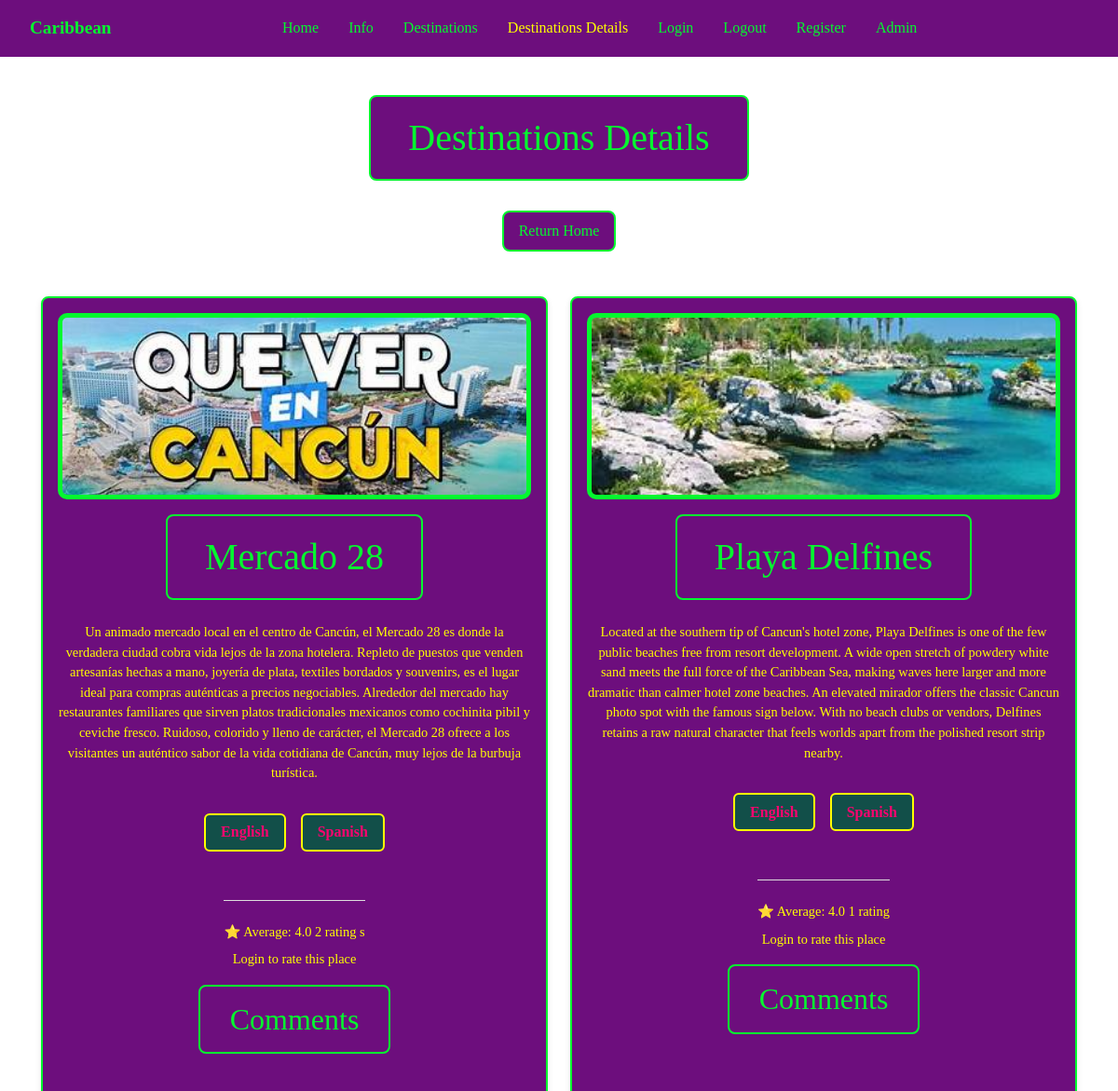
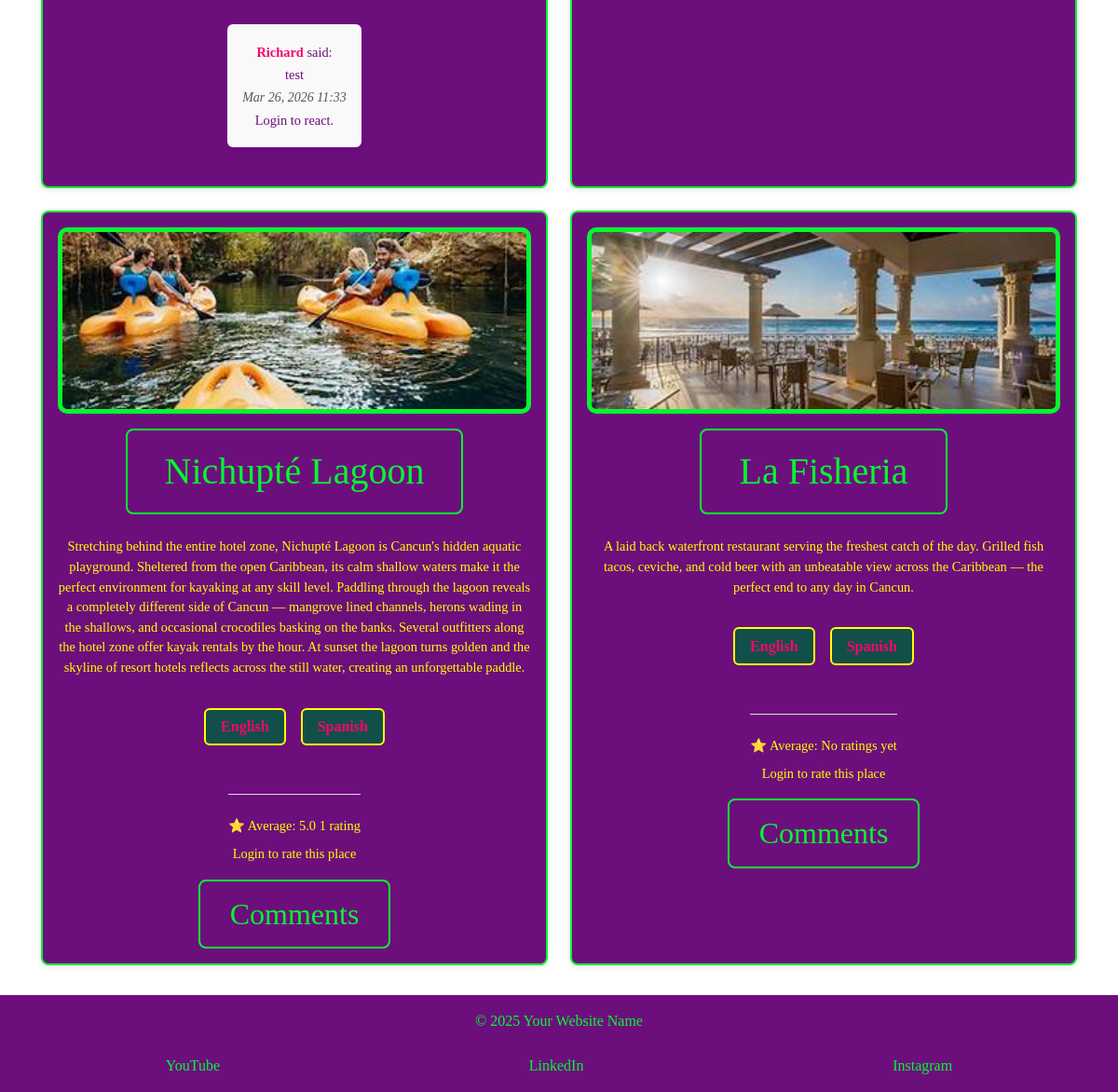
Screenshot of /destinations-details/2/?lang=es with the database file from the repository (2 pictures, top to bottom).
### caribbean_tours/models.py (models this page shows, shortened)
class Places(models.Model):
    card = models.ForeignKey(CardText,
                             on_delete=models.CASCADE, null=True, blank=True)
    destinations = models.CharField(max_length=50)
    content = models.TextField()
    image_name = models.CharField(
        max_length=100,
        help_text="Enter file name (eg Cancun).",
        default="default.jpg",
        blank=True
    )
    class Meta:
        verbose_name = 'Place'
        verbose_name_plural = 'Places'

class Translation(models.Model):
    LANGUAGE_CHOICES = [
            ('en', 'English'),
            ('es', 'Spanish'),
        ]
    card = models.ForeignKey(
            CardText,
            related_name='translations',
            on_delete=models.CASCADE,
            null=True, blank=True
        )
    place = models.ForeignKey(
            Places,
            related_name='translations',
            on_delete=models.CASCADE,
            null=True, blank=True
        )
    language = models.CharField(max_length=5, choices=LANGUAGE_CHOICES)
    title = models.CharField(max_length=30, blank=True)
    destinations = models.CharField(max_length=50, blank=True)
    content = models.TextField(blank=True)
    class Meta:
        verbose_name = 'Translation'
        verbose_name_plural = 'Translations'

class Comment(models.Model):
    places = models.ForeignKey(
        Places,
        on_delete=models.CASCADE,
        related_name='comments',
    )
    user = models.ForeignKey(User, on_delete=models.CASCADE)
    text = models.TextField()
    created_at = models.DateTimeField(auto_now_add=True)
    updated_at = models.DateTimeField(auto_now=True)

### caribbean_tours/views.py (the view, shortened to what this page needs)
def destinations_details(request, pk):
    card = get_object_or_404(CardText, id=pk)
    places = Places.objects.filter(card=card)
    language = get_language(request)
    place_translations = Translation.objects.filter(
        place__in=places,
        language=language
    )
    translations_by_place = {t.place_id: t for t in place_translations}
    form = CommentForm(request.POST or None)
    comments = Comment.objects.filter(places__card=card).order_by('created_at')
    ratings_by_place = {}
    for p in places:
        avg = p.ratings.aggregate(avg=Avg('rating'))['avg']
        count = p.ratings.count()
        user_rating = None
        if request.user.is_authenticated:
            user_rating = Rating.objects.filter(
                place=p, user=request.user
            ).first()
        ratings_by_place[p.id] = {
            'average_rating': avg,
            'rating_count': count,
            'user_rating': user_rating
        }
    return render(request,
                  'destinations-details.html',
                  {'active_tab': 'destinations_details',
                   'card': card,
                   'places': places,
                   'comments': comments,
                   'form': form,
                   'translations_by_place': translations_by_place,
                   'language': language,
                   'ratings_by_place': ratings_by_place})

### caribbean_tours/templatetags/custom_tags.py (called while the page is built)
@register.filter
def get_item(dictionary, key):
    return dictionary.get(key)

### caribbean_tours/views.py (called while the page is built)
def get_language(request):
    if 'lang' in request.GET:
        request.session['language'] = request.GET.get('lang')
    return request.session.get('language', 'en')

### caribbean_tours/templates/destinations-details.html (shortened to what this page needs)
{% extends 'base.html' %}
{% load static %}
{% load comment_tags %}
{% load custom_tags %}
{% block content %}
<h1 class="color">Destinations Details</h1>
<p>
    <a class="color-return" href="{% url 'index' %}">Return Home</a>
</p>
<div class="cards-container">
    {% for place in places %}
    <div class="card">
        {% with trans=translations_by_place|get_item:place.id ratings=ratings_by_place|get_item:place.id %}
        <img src="{% static 'images/' %}{{ place.image_name }}" alt="{{ place.destinations }}">
        <h1 class="color">{{ trans.destinations|default:place.destinations }}</h1>
        <p>{{ trans.content|default:place.content }}</p>
        <div class="lang-switch">
            <a href="{% url 'destinations-details' pk=card.pk %}?lang=en">English</a>
            <a href="{% url 'destinations-details' pk=card.pk %}?lang=es">Spanish</a>
        </div>
        <div class="rating-box">
            <p>
               ⭐ Average:
               {% if ratings.average_rating %}
                {{ ratings.average_rating|floatformat:1 }}
               {% else %}
                No ratings yet
               {% endif %}
               {% if ratings.rating_count %}
               {{ ratings.rating_count }} rating {{ratings.rating_count|pluralize }}
               {% endif %}
            </p>
            {% if user.is_authenticated %}
            <form method="POST" class="star-form" action="{% url 'rating' pk=place.id %}">
                {% csrf_token %}
                <div class="star-rating">
                    {% for star in "12345"|make_list %}
                    <button type="submit" name="rating" value="{{ star }}"
                        class="star-btn {% if ratings.user_rating and user_rating.rating == star|add:'0' %}selected{% endif %}"> ★
                    </button>
                    {% endfor %}
                </div>
                <small class="rating-msg">
                    {% if user_rating %}
                    Your rating: {{ user_rating.rating }}  ★ (click star to change)
                    {% else %}
                    Click star to rate card
                    {% endif %}
                </small>
            </form>
            {% else %}
            <p>Login to rate this place</p>
            {% endif %}
        </div>
        <h2 class="color">Comments</h2>
        {% for comment in place.comments.all %}
        <div class="comment" data-id="{{ comment.id }}">
            <p><strong>{{ comment.user.username }}</strong> said:</p>
            <p>{{ comment.text }}</p>
            <small>{{ comment.created_at|date:"M d, Y H:i" }}</small>
            <div class="reaction-buttons">
                {% if user.is_authenticated %}
                <button class="like-btn" data-url="{% url 'toggle_reaction' comment.id 'like' %}">👍</button>
                <span class="like-count">{{ comment|reaction_count:"like"}}</span>
                <button class="dislike-btn" data-url="{% url 'toggle_reaction' comment.id 'dislike' %}">👎</button>
                <span class="dislike-count">{{ comment|reaction_count:"dislike"}}</span>
                {% else %}
                <p>Login to react.</p>
                {% endif %}
            </div>
        </div>
        {% endfor %}
        {% endwith %}
    </div>
    {% endfor %}
</div>
{% endblock %}

### caribbean_tours/static/CSS/caribbean.css (style rules this page uses)
*, html, body { box-sizing: border-box; margin: 0; padding: 0; }
html, body { height: 100%; font-family: "Times New Roman", Times, serif; overflow-x: hidden; }
body { display: flex; flex-direction: column; min-height: 100vh; padding-top: 4.375rem; background: url('/static/images/Caribbean-background.png') center center / cover no-repeat fixed; animation: gentleBreeze 8s ease-in-out infinite; }
.color { color: #04f82f; text-align: center; margin: 0 auto; padding: 0.5em 1em; border: 2px solid #04f82f; border-radius: 8px; background: #6d0e7d; width: fit-content; max-width: calc(100% - 2rem); word-break: break-word; box-sizing: border-box; }
a.color-return { display: inline-block; text-align: center; margin: 0 auto; padding: 0.5em 1em; border: 2px solid #04f82f; border-radius: 8px; background: #6d0e7d; color: #04f82f; text-decoration: none; }
.cards-container, .grid-container { display: flex; flex-wrap: wrap; justify-content: center; gap: 1.5rem; width: 100%; max-width: 1200px; padding: 0 1rem; margin: 0 auto; }
.card, .grid { background-color: #6d0e7d; border: 2px solid #04f82f; border-radius: 8px; box-shadow: 0 2px 6px rgba(0,0,0,0.1); overflow: hidden; display: flex; flex-direction: column; justify-content: flex-start; align-items: center; text-align: center; transition: transform 0.3s, box-shadow 0.3s; min-height: 350px; padding: 1rem; gap: 1rem; cursor: pointer; flex: 0 1 calc(50% - 1.5rem); max-width: calc(50% - 1.5rem); }
.card img { width: 100%; height: 200px; object-fit: cover; border-radius: 10px; background-color: #04f82f; padding: 5px; }
.card p, .grid p { font-size: 0.9rem; margin: 0.5rem 0 0; flex-shrink: 0; color: yellow; }
.lang-switch { display: flex; justify-content: center; gap: 1rem; margin: 1rem auto; width: fit-content; }
.lang-switch a { padding: 0.4em 1em; background-color: #124f49; color: #f8046f; border: 2px solid yellow; border-radius: 6px; text-decoration: none; font-weight: bold; transition: background 0.2s, color 0.2s; }
.comment { margin: 3rem 0 1.5em; padding: 1em; background: #f9f9f9; border: 2px solid #6d0e7d; border-radius: 8px; box-shadow: 0 2px 6px rgba(0,0,0,0.05); }
.comment p { margin: 0.25em 0; color: #6d0e7d; line-height: 1.4; }
.comment p strong { color: #f8046f; font-weight: bold; }
.comment small { color: #555; font-style: italic; display: block; margin-top: 0.3em; }
.rating-box { margin-top: 20px; padding-top: 15px; border-top: 1px solid #ddd; }

### rows the page displays
Places: image_name (picture), average_rating "4.0", rating_count "2"
Comment: user.username "Richard", text "test", created_at "Mar 26, 2026 11:33"
Places: image_name (picture), average_rating "4.0", rating_count "1"
Places: image_name (picture), average_rating "5.0", rating_count "1"
Places: image_name (picture), shows "No ratings yet"
